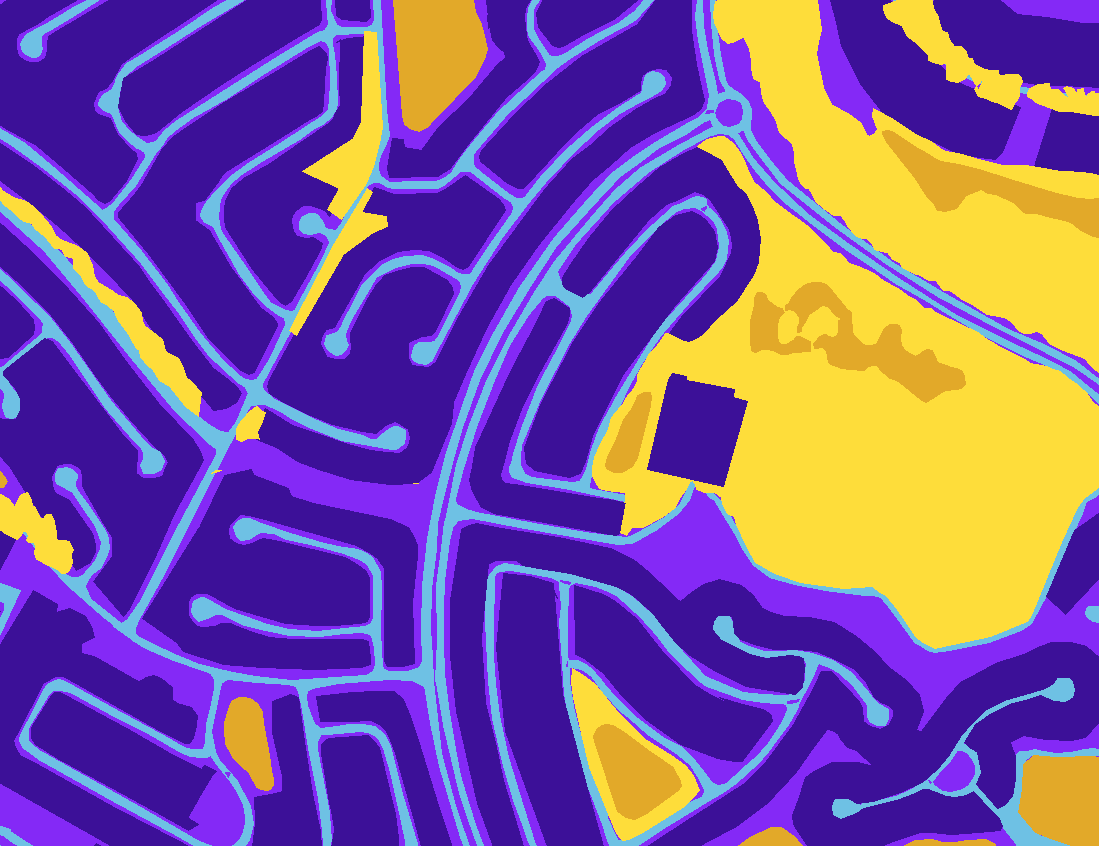
#> input picture Dataset-Segmentation/masks/image_part_029.png, 1099 x 846 px, found by its file name
$ jupyter execute FeaturesV2.ipynb
#> lines starting #> are read from the running program, lines starting #| are printed output that depends on the picture; after the words box and inside, x2 and y2 are one past the last pixel; in counts of white or black regions, pixels touching at a corner belong together
[cell 1]
from google.colab import drive
drive.mount('/content/drive')

[cell 2]
import cv2
import numpy as np
import matplotlib.pyplot as plt

# Load the masked satellite aerial image
image_path = '/content/drive/MyDrive/Dataset-Segmentation/masks-1/image_part_029.png'
image = cv2.imread(image_path)
#> image is the input picture: shape (846, 1099, 3); mean B, G, R 151.8, 87.7, 123.1
image_rgb = cv2.cvtColor(image, cv2.COLOR_BGR2RGB)

# Define the RGB masks for each property
mask_water = np.array([226,169,41])
mask_road = np.array([110,193,228])
mask_vegetation = np.array([254,221,58])
mask_buildings = np.array([60,16,152])
mask_land = np.array([132,41,246])

[cell 3]
# Create binary masks based on the RGB values
def create_binary_mask(image_rgb, color_mask):
    return np.all(image_rgb == color_mask, axis=-1).astype(np.uint8)
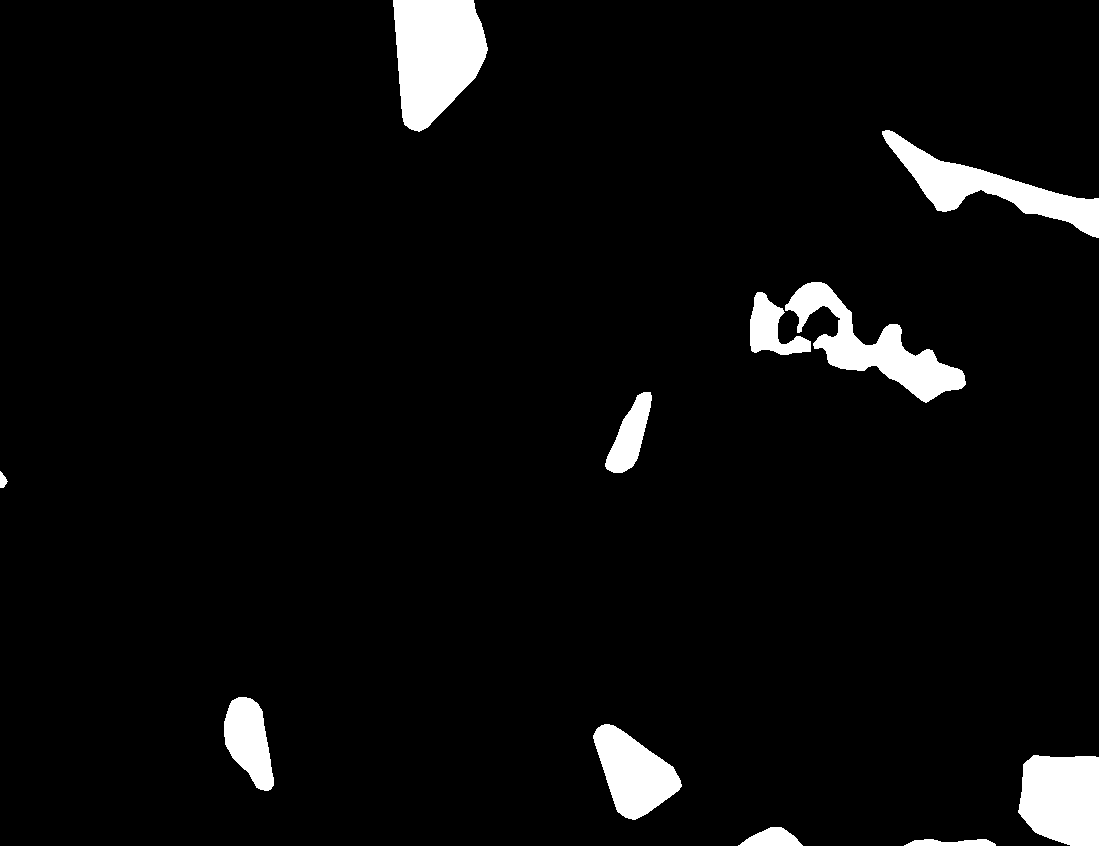
#> returned value: shape (846, 1099); values 0 (black) and 1 (white), 4.5% white; 11 white regions, largest, box (x1, y1, x2, y2) and area: (393, 0, 488, 132) 9204, (785, 282, 966, 403) 6881, (882, 130, 1099, 238) 6588

# Generate binary masks
mask_water_binary = create_binary_mask(image_rgb, mask_water)
mask_road_binary = create_binary_mask(image_rgb, mask_road)
mask_vegetation_binary = create_binary_mask(image_rgb, mask_vegetation)
#> in create_binary_mask (call 3), `return np.all(image_rgb == color_mask, axis=-1).astype(np.uint8)`:
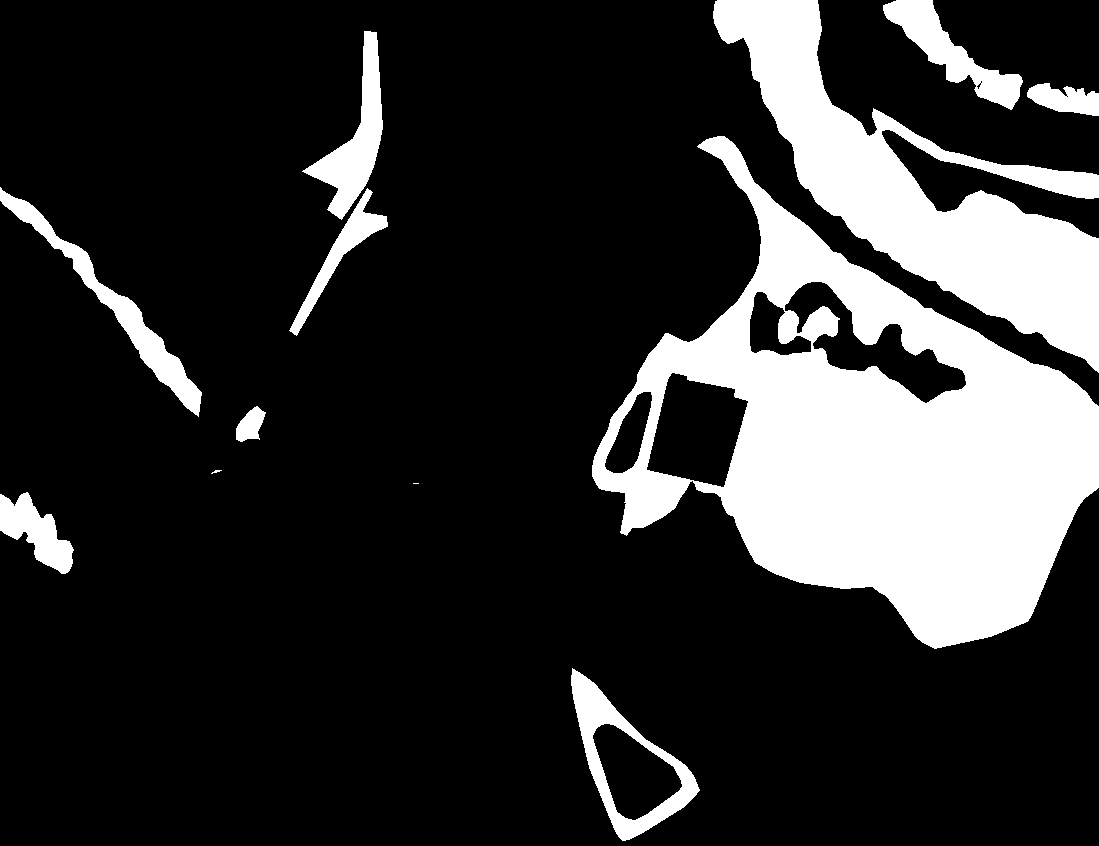
#> returned value: shape (846, 1099); values 0 (black) and 1 (white), 19.8% white; 12 white regions (1 under 20 px), largest, box (x1, y1, x2, y2) and area: (592, 136, 1099, 649) 109774, (713, 0, 1099, 373) 46235, (0, 187, 202, 417) 5412
mask_buildings_binary = create_binary_mask(image_rgb, mask_buildings)
#> in create_binary_mask (call 4), `return np.all(image_rgb == color_mask, axis=-1).astype(np.uint8)`:
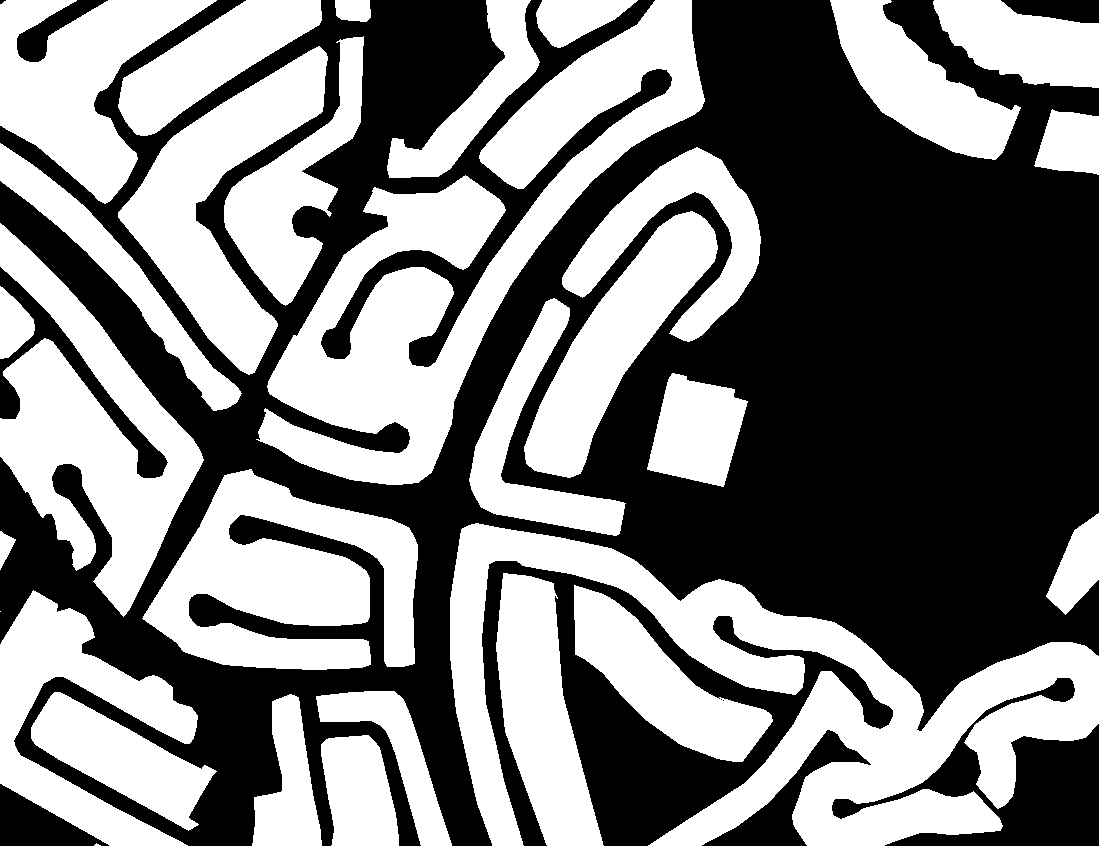
#> returned value: shape (846, 1099); values 0 (black) and 1 (white), 48.5% white; 31 white regions (2 under 20 px), largest, box (x1, y1, x2, y2) and area: (450, 523, 1099, 846) 69349, (256, 0, 705, 485) 63365, (0, 223, 204, 617) 33098
mask_land_binary = create_binary_mask(image_rgb, mask_land)
#> in create_binary_mask (call 5), `return np.all(image_rgb == color_mask, axis=-1).astype(np.uint8)`:
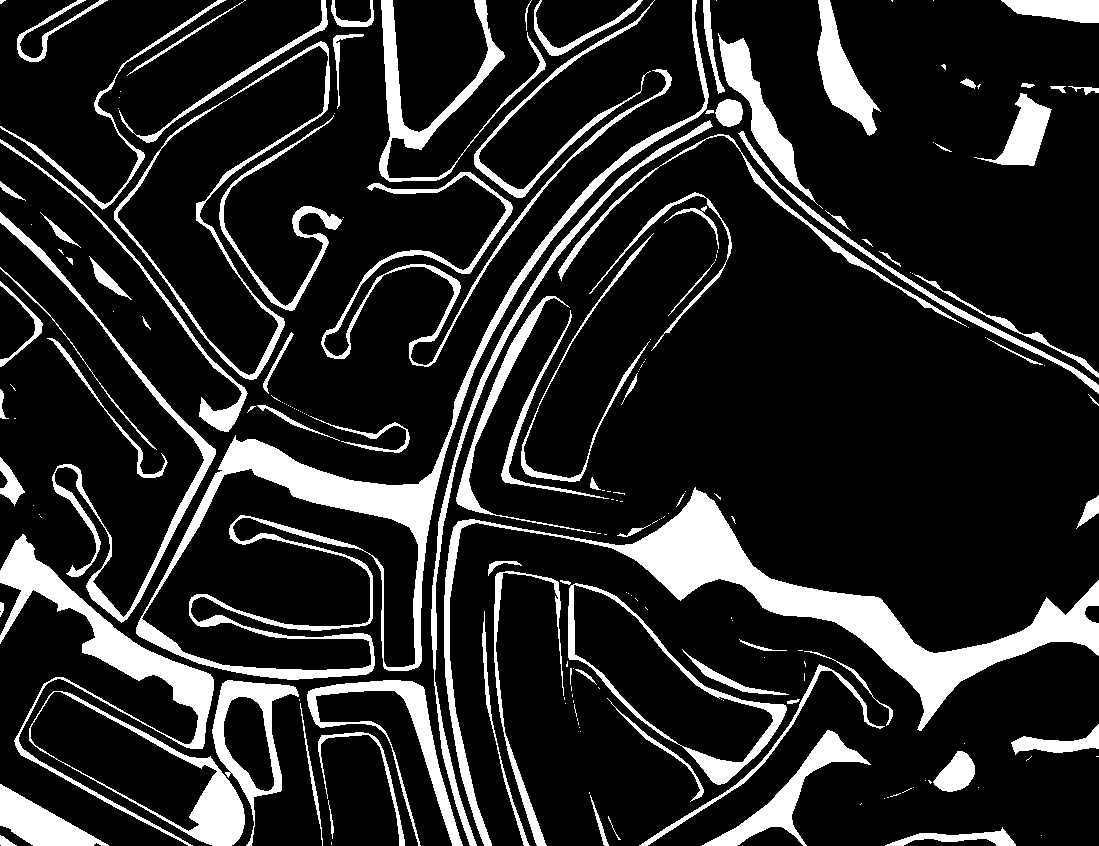
#> returned value: shape (846, 1099); values 0 (black) and 1 (white), 15.8% white; 200 white regions (109 under 20 px), largest, box (x1, y1, x2, y2) and area: (444, 487, 1099, 846) 23847, (136, 0, 709, 680) 19029, (0, 534, 214, 846) 9439

# Count pixels for each mask
water_pixels = np.sum(mask_water_binary)
#> water_pixels = 42263
road_pixels = np.sum(mask_road_binary)
#> road_pixels = 105764
veg_pixels = np.sum(mask_vegetation_binary)
#> veg_pixels = 184248
build_pixels = np.sum(mask_buildings_binary)
#> build_pixels = 450622
land_pixels = np.sum(mask_land_binary)
#> land_pixels = 146857
total_pixels = image_rgb.shape[0] * image_rgb.shape[1]

# Calculate percentages
water_percentage = (water_pixels / total_pixels) * 100
#> water_percentage = 4.55
road_percentage = (road_pixels / total_pixels) * 100
#> road_percentage = 11.38
veg_percentage = (veg_pixels / total_pixels) * 100
#> veg_percentage = 19.82
build_percentage = (build_pixels / total_pixels) * 100
#> build_percentage = 48.47
land_percentage = (land_pixels / total_pixels) * 100
#> land_percentage = 15.8

[cell 4]
# Print the results
print(f"Water area: {water_pixels} pixels, {water_percentage:.2f}% of the image")
#| Water area: 42263 pixels, 4.55% of the image
print(f"Road area: {road_pixels} pixels, {road_percentage:.2f}% of the image")
#| Road area: 105764 pixels, 11.38% of the image
print(f"Vegetation area: {veg_pixels} pixels, {veg_percentage:.2f}% of the image")
#| Vegetation area: 184248 pixels, 19.82% of the image
print(f"Building area: {build_pixels} pixels, {build_percentage:.2f}% of the image")
#| Building area: 450622 pixels, 48.47% of the image
print(f"Land area: {land_pixels} pixels, {land_percentage:.2f}% of the image")
#| Land area: 146857 pixels, 15.80% of the image

[cell 5]
# Plot the original image and the masks
plt.figure(figsize=(12, 10))

plt.subplot(2, 3, 1)
plt.title('Original Image')
plt.imshow(image_rgb)

plt.subplot(2, 3, 2)
plt.title('Water Areas')
plt.imshow(mask_water_binary, cmap='Blues')

plt.subplot(2, 3, 3)
plt.title('Roads')
plt.imshow(mask_road_binary, cmap='Reds')

plt.subplot(2, 3, 4)
plt.title('Vegetation')
plt.imshow(mask_vegetation_binary, cmap='Greens')

plt.subplot(2, 3, 5)
plt.title('Buildings')
plt.imshow(mask_buildings_binary, cmap='Greys')

plt.subplot(2, 3, 6)
plt.title('Land')
plt.imshow(mask_land_binary, cmap='YlOrBr')

plt.tight_layout()
plt.show()

$ run again, with Dataset-Segmentation/masks/image_part_001.png copied over Dataset-Segmentation/masks/image_part_029.png
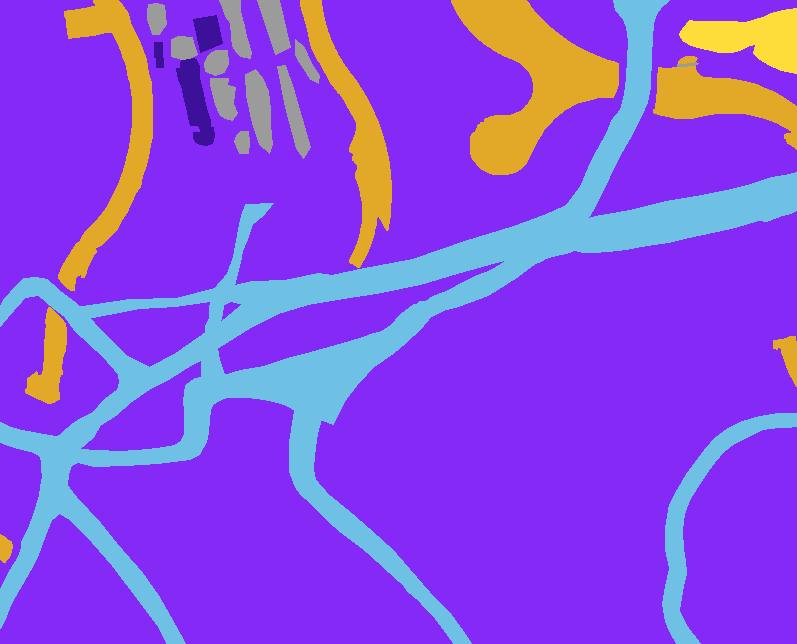
#> input picture Dataset-Segmentation/masks/image_part_001.png, 797 x 644 px, found by its file name
#> image is the input picture: shape (644, 797, 3); mean B, G, R 225.3, 74.9, 136.6
#> in create_binary_mask, `return np.all(image_rgb == color_mask, axis=-1).astype(np.uint8)`:
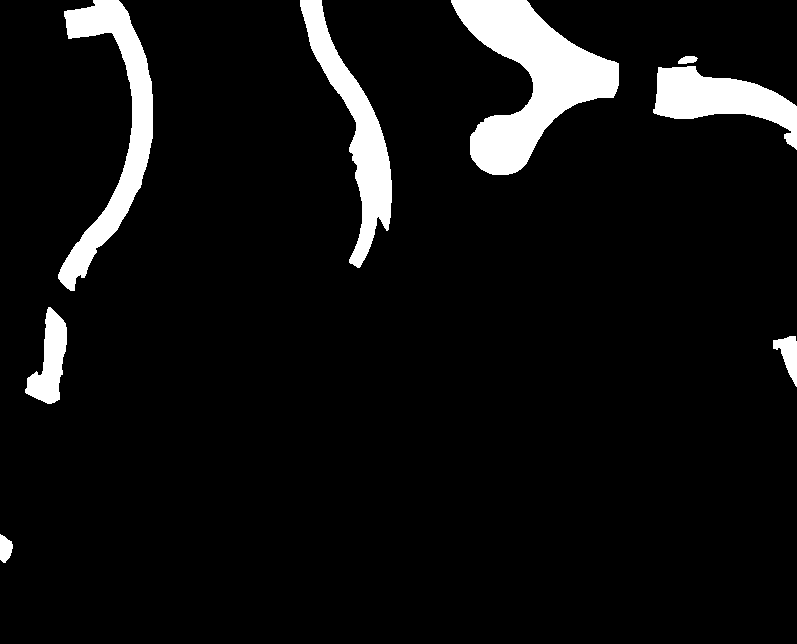
#> returned value: shape (644, 797); values 0 (black) and 1 (white), 7.1% white; 8 white regions, largest, box (x1, y1, x2, y2) and area: (451, 0, 619, 175) 13030, (58, 0, 153, 291) 7951, (300, 0, 392, 268) 6826
#> in create_binary_mask (call 5), `return np.all(image_rgb == color_mask, axis=-1).astype(np.uint8)`:
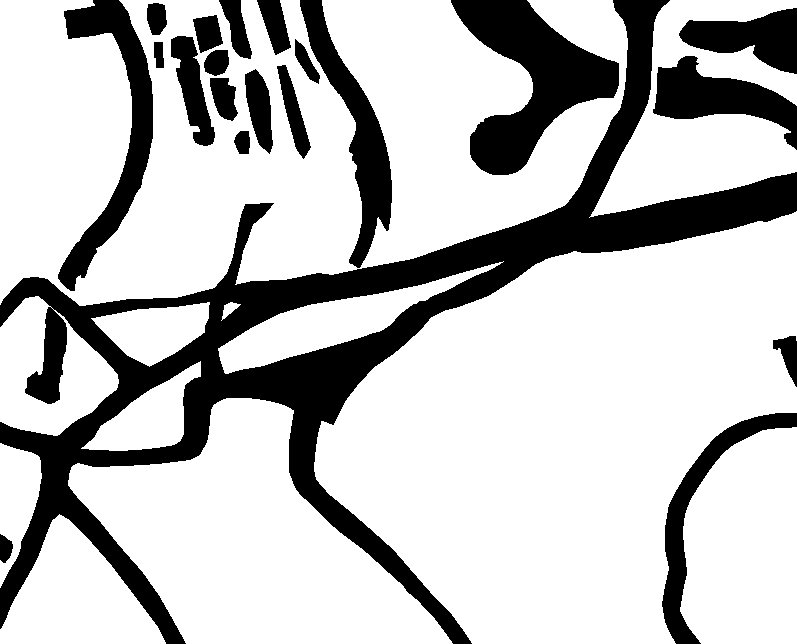
#> returned value: shape (644, 797); values 0 (black) and 1 (white), 75.7% white; 21 black regions, largest, box (x1, y1, x2, y2) and area: (0, 0, 797, 644) 69995, (451, 0, 619, 175) 13030, (58, 0, 153, 291) 7951
#> water_pixels = 36569
#> road_pixels = 73093
#> veg_pixels = 4377
#> build_pixels = 2779
#> land_pixels = 388530
#> water_percentage = 7.12
#> road_percentage = 14.24
#> veg_percentage = 0.853
#> build_percentage = 0.541
#> land_percentage = 75.7
#| Water area: 36569 pixels, 7.12% of the image
#| Road area: 73093 pixels, 14.24% of the image
#| Vegetation area: 4377 pixels, 0.85% of the image
#| Building area: 2779 pixels, 0.54% of the image
#| Land area: 388530 pixels, 75.70% of the image

$ run again, with Dataset-Segmentation/masks/image_part_002.png copied over Dataset-Segmentation/masks/image_part_029.png
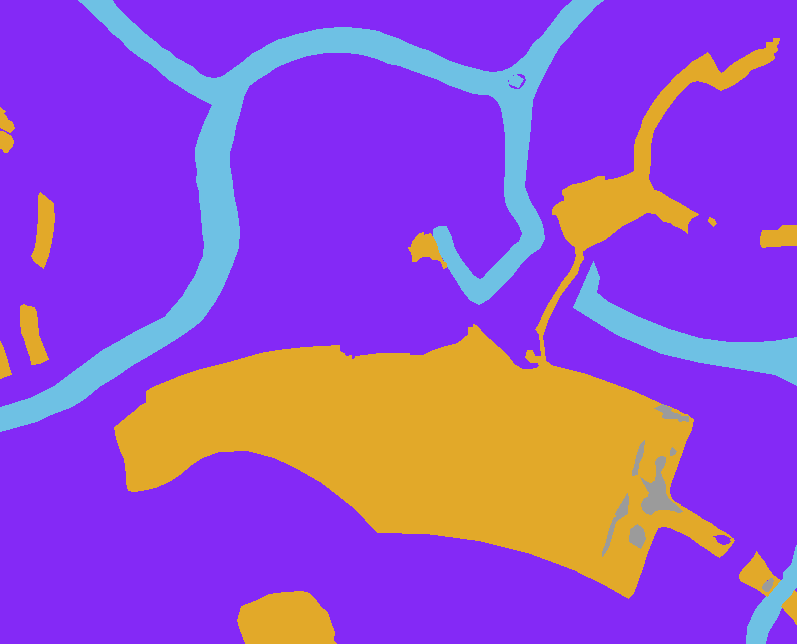
#> input picture Dataset-Segmentation/masks/image_part_002.png, 797 x 644 px, found by its file name
#> image is the input picture: shape (644, 797, 3); mean B, G, R 202.2, 80.3, 149.5
#> in create_binary_mask, `return np.all(image_rgb == color_mask, axis=-1).astype(np.uint8)`:
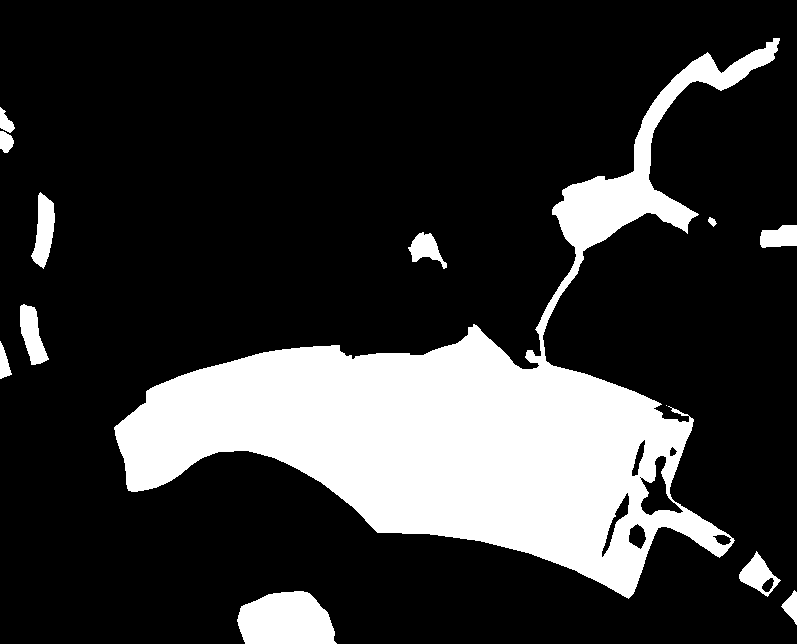
#> returned value: shape (644, 797); values 0 (black) and 1 (white), 20.4% white; 13 white regions (1 under 20 px), largest, box (x1, y1, x2, y2) and area: (114, 38, 780, 599) 95285, (237, 591, 337, 644) 4253, (31, 192, 55, 269) 1105
#> in create_binary_mask (call 5), `return np.all(image_rgb == color_mask, axis=-1).astype(np.uint8)`:
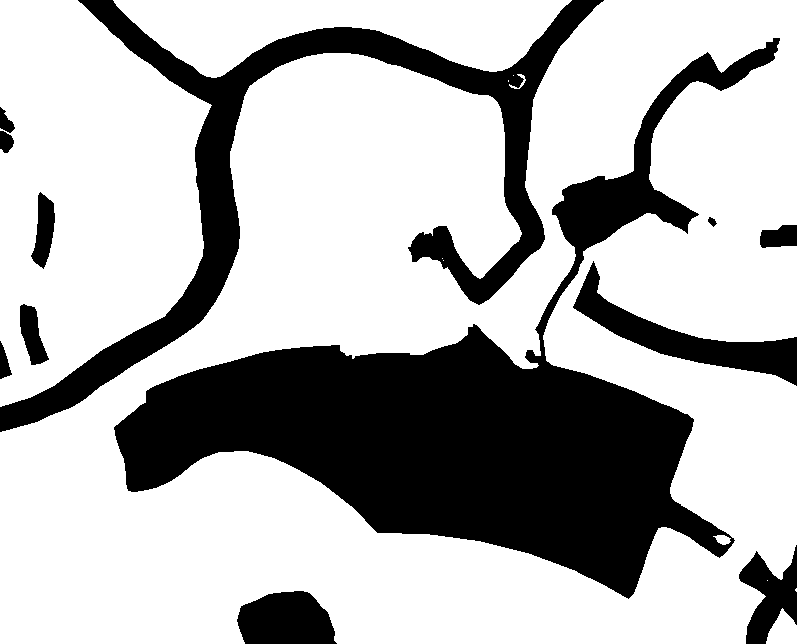
#> returned value: shape (644, 797); values 0 (black) and 1 (white), 70.8% white; 12 black regions, largest, box (x1, y1, x2, y2) and area: (114, 38, 780, 599) 97442, (0, 0, 604, 432) 34900, (573, 261, 797, 386) 6698
#> water_pixels = 104913
#> road_pixels = 42633
#> veg_pixels = 0
#> land_pixels = 363462
#> water_percentage = 20.44
#> road_percentage = 8.31
#> veg_percentage = 0
#> land_percentage = 70.81
#| Water area: 104913 pixels, 20.44% of the image
#| Road area: 42633 pixels, 8.31% of the image
#| Vegetation area: 0 pixels, 0.00% of the image
#| Building area: 0 pixels, 0.00% of the image
#| Land area: 363462 pixels, 70.81% of the image
